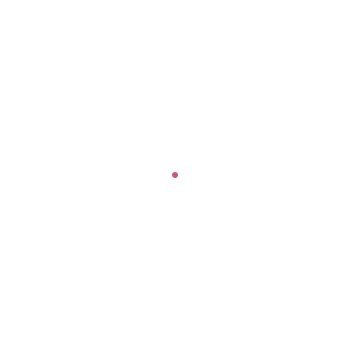
Frame 1 (no input)
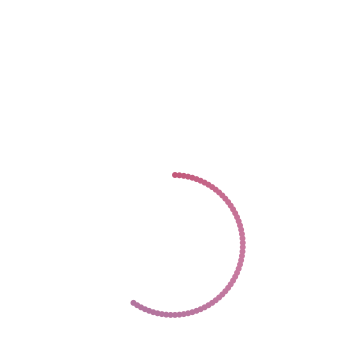
Frame 60 (the mouse pressed at the canvas centre just before this capture)
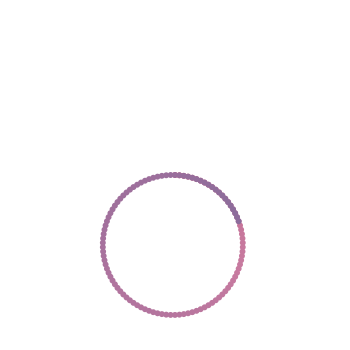
Frame 120 (the mouse held since frame 60 and released just before this capture)

The Processing sketch that drew these frames (run headless with seeded random() and noise(); from frame 60 on, the mouse is pressed at the canvas centre):

// Processing sketch: pastelColorShift
// ── pastelColorShift.pde
int radius = 20;
float diameter = 2*radius;
float xPos;
float yPos;
float theta = 0;
int dotController = 100;
float increment = PI/dotController;
float r;
color blue = #42548d;
int function = 1;
float a = 0.6;

color[] pastels = {
 // color(246, 235, 170), 
  color(194, 86, 119), 
  color(199, 122, 159), 
  color(178, 116, 158), 
  color(157, 111, 156), 
  color(139, 108, 155), 
  color(125, 110, 160), 
  color(117, 114, 163), 
  color(81, 90, 157), 
  color(118, 145, 199), 
  color(101, 174, 208), 
  color(92, 153, 169), 
  color(99, 172, 171), 
  color(100, 170, 154), 
  color(105, 166, 142), 
  color(106, 166, 130)
};

// This is an object of my ColorMixer class (see Class definition at bottom for details). 
ColorMixer colorJam = new ColorMixer(pastels);  


void setup()
{
  size(350, 350);
  background(255);
  frameRate(120);
}

void draw()
{
 // background(colorJam.lerpedColor(0.01));
    //r = 140*sin(-a*theta);
    r = 140*sin(theta);

  translate(width/2, height/2);
  theta += increment;
  xPos = r * cos(theta);
  yPos = r * sin(theta);
  fill(colorJam.lerpedColor(0.05)); // this mixes the colors.
  noStroke();
  ellipse(xPos, yPos, 6, 6);
  //point(xPos, yPos);
}

void mousePressed()
{
  background(255);
  a += .2;
  if (a==1) a += .2;
}

class ColorMixer
{
  // data  
  color[] pastels; 
  int index;
  float x;
  float lerpAmount;
  boolean countingUp;
  
  // constructor 
  ColorMixer(color[] _colors) {
    pastels = _colors;
    index = 0;
    x = 0;
    lerpAmount = 0.001;
    countingUp = true;
    }
  
  // methods
  color twoColorMix(float amt) {
     x = 0;
     x += amt;
    return lerpColor(pastels[0],pastels[1],abs(sin(x)));
  }
  
  color lerpedColor(float amt) {
    color c1, c2;
    
    if(x > PI/2) {
     x = 0;
     
     if(countingUp && index < 14) {
       index++;
     }
     
     if(index == 14) { 
        countingUp = false;
      }
      
      if(index > 0 && countingUp == false) {
         index--; 
      }
      
      if(index <= 0) {
        countingUp = true;
      }
       
    }
   println("Index: "+index);
    x += amt;
    c1 = pastels[index];
    c2 = pastels[index+1];
    return lerpColor(c1,c2,abs(sin(x)));
  }

}
